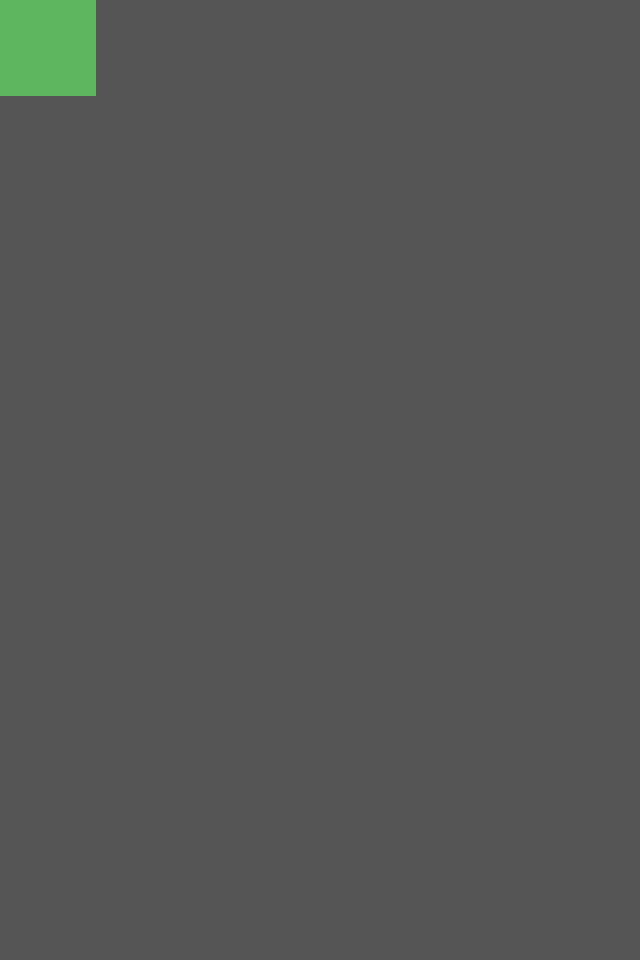

The image is a tile-based game level rendered from a .tmx file. Its description and complete source (layers, tilesets, objects, tile grids) follow:
An orthogonal 20x30 tile map with 32x32 px tiles, 1 tile layer (Tile Layer 1) and 3 objects (playerPosition, itemPosition, goalPosition).

<map version="1.0" tiledversion="2018.01.23" orientation="orthogonal" renderorder="right-down" width="20" height="30" tilewidth="32" tileheight="32" infinite="0" nextobjectid="10">
 <tileset firstgid="1" source="tileset.tsx" />
 <layer name="Tile Layer 1" width="20" height="30">
  <data encoding="csv">
2,2,2,1,1,1,1,1,1,1,1,1,1,1,1,1,1,1,1,1,
2,2,2,1,1,1,1,1,1,1,1,1,1,1,1,1,1,1,1,1,
2,2,2,1,1,1,1,1,1,1,1,1,1,1,1,1,1,1,1,1,
1,1,1,1,1,1,1,1,1,1,1,1,1,1,1,1,1,1,1,1,
1,1,1,1,1,1,1,1,1,1,1,1,1,1,1,1,1,1,1,1,
1,1,1,1,1,1,1,1,1,1,1,1,1,1,1,1,1,1,1,1,
1,1,1,1,1,1,1,1,1,1,1,1,1,1,1,1,1,1,1,1,
1,1,1,1,1,1,1,1,1,1,1,1,1,1,1,1,1,1,1,1,
1,1,1,1,1,1,1,1,1,1,1,1,1,1,1,1,1,1,1,1,
1,1,1,1,1,1,1,1,1,1,1,1,1,1,1,1,1,1,1,1,
1,1,1,1,1,1,1,1,1,1,1,1,1,1,1,1,1,1,1,1,
1,1,1,1,1,1,1,1,1,1,1,1,1,1,1,1,1,1,1,1,
1,1,1,1,1,1,1,1,1,1,1,1,1,1,1,1,1,1,1,1,
1,1,1,1,1,1,1,1,1,1,1,1,1,1,1,1,1,1,1,1,
1,1,1,1,1,1,1,1,1,1,1,1,1,1,1,1,1,1,1,1,
1,1,1,1,1,1,1,1,1,1,1,1,1,1,1,1,1,1,1,1,
1,1,1,1,1,1,1,1,1,1,1,1,1,1,1,1,1,1,1,1,
1,1,1,1,1,1,1,1,1,1,1,1,1,1,1,1,1,1,1,1,
1,1,1,1,1,1,1,1,1,1,1,1,1,1,1,1,1,1,1,1,
1,1,1,1,1,1,1,1,1,1,1,1,1,1,1,1,1,1,1,1,
1,1,1,1,1,1,1,1,1,1,1,1,1,1,1,1,1,1,1,1,
1,1,1,1,1,1,1,1,1,1,1,1,1,1,1,1,1,1,1,1,
1,1,1,1,1,1,1,1,1,1,1,1,1,1,1,1,1,1,1,1,
1,1,1,1,1,1,1,1,1,1,1,1,1,1,1,1,1,1,1,1,
1,1,1,1,1,1,1,1,1,1,1,1,1,1,1,1,1,1,1,1,
1,1,1,1,1,1,1,1,1,1,1,1,1,1,1,1,1,1,1,1,
1,1,1,1,1,1,1,1,1,1,1,1,1,1,1,1,1,1,1,1,
1,1,1,1,1,1,1,1,1,1,1,1,1,1,1,1,1,1,1,1,
1,1,1,1,1,1,1,1,1,1,1,1,1,1,1,1,1,1,1,1,
1,1,1,1,1,1,1,1,1,1,1,1,1,1,1,1,1,1,1,1
</data>
 </layer>
 <objectgroup name="Object Layer 1">
  <object id="2" name="playerPosition" x="310.605" y="105.014">
   <point />
  </object>
  <object id="5" name="itemPosition" x="300.667" y="877.21">
   <point />
  </object>
  <object id="6" name="goalPosition" x="0" y="0" width="96" height="96" />
 </objectgroup>
</map>
